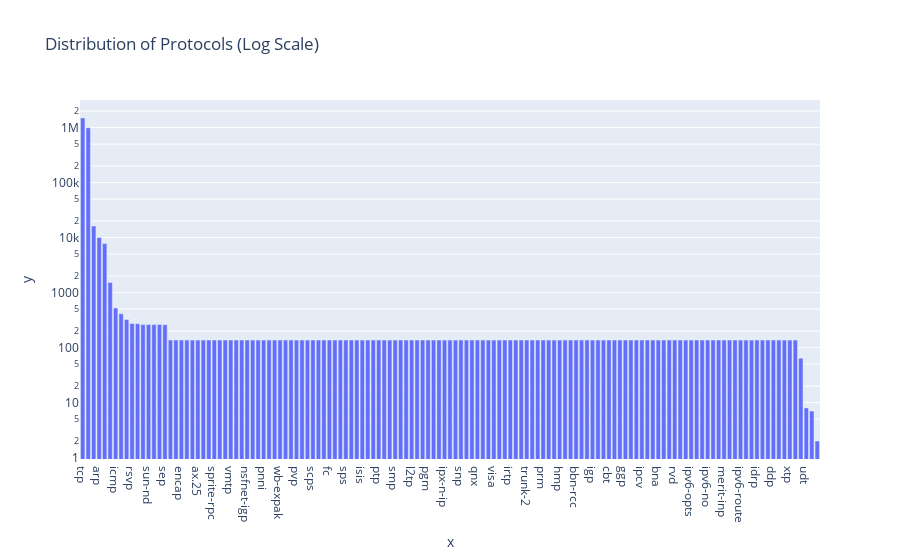

The notebook cell this image was saved under:
### Code cell
# Exploratory Data Analysis
print(df.info())

# Plotly visualization of the 'proto' column

proto_counts = df['proto'].value_counts()
fig = px.bar(x=proto_counts.index, y=proto_counts.values, title='Distribution of Protocols (Log Scale)', log_y = True)
fig.show()

### Figure 1 — Plotly figure (JSON) as saved in the notebook; plotly's stock layout.template omitted (floating-point values rounded to 4 significant figures; data arrays with more than 128 entries replaced by an {"elided": "..."} marker saying what was removed)
{"data": [{"hovertemplate": "x=%{x}<br>y=%{y}<extra></extra>", "legendgroup": "", "marker": {"color": "#636efa", "pattern": {"shape": ""}}, "name": "", "orientation": "v", "showlegend": false, "textposition": "auto", "type": "bar", "x": {"elided": "135 str values"}, "xaxis": "x", "y": {"elided": "135 int values"}, "yaxis": "y"}], "layout": {"barmode": "relative", "legend": {"tracegroupgap": 0}, "title": {"text": "Distribution of Protocols (Log Scale)"}, "xaxis": {"anchor": "y", "domain": [0, 1], "title": {"text": "x"}}, "yaxis": {"anchor": "x", "domain": [0, 1], "title": {"text": "y"}, "type": "log"}}}
